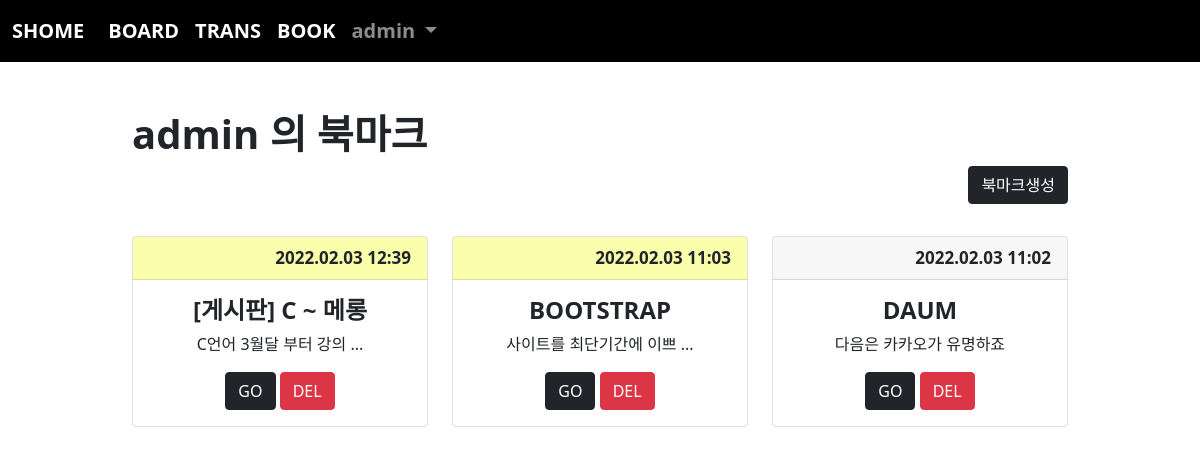
Screenshot of /book/index/ (signed in) with the database file from the repository.
### acc/models.py (models this page shows, shortened)
class User(AbstractUser):
    comment = models.TextField()
    point = models.IntegerField(default=0)
    age = models.IntegerField(default=0)
    pic = models.ImageField(upload_to="user/%y/%m")

### book/models.py (models this page shows, shortened)
class Book(models.Model):
    site_name = models.CharField(max_length=100)
    site_url = models.TextField()
    content = models.TextField()
    user = models.ForeignKey(User, on_delete=models.CASCADE)
    impo = models.BooleanField()
    pubdate = models.DateTimeField()
    def summary(self):
        if len(self.content) > 13:
            return self.content[:13] + " ..."
        return self.content

### book/views.py (the view)
# urls.py: path('index/', views.index, name="index"),
def index(request):
    b = request.user.book_set.all().order_by("-pubdate")
    context = {
        "blist" : b
    }
    return render(request, "book/index.html", context)

### template/book/index.html
{% extends 'base.html' %}
{% block con %}
    <div class="container mt-5 mb-5" style="width: 80%;">
        <h1><b>{{ user }} 의 북마크</b></h1>
        <div class="text-end">
            <a href="{% url 'book:create' %}" class="btn btn-dark">북마크생성</a>
        </div>
        <div class="row mt-3">
            {% for i in blist %}
                <div class="col-lg-4 mt-3">
                    <div class="card">
                        <div class="card-header text-end" style="font-weight: bold; font-size: 17px; {% if i.impo %} background-color:rgba(242, 255, 0, 0.331); {% endif %}">
                            {{ i.pubdate|date:'Y.m.d H:i' }}
                        </div>
                        <div class="card-body text-center">
                            <h4 class="card-title"><b>{{ i.site_name }}</b></h4>
                            <p class="card-text">{{ i.summary }}</p>
                            <a href="{{i.site_url}}" class="btn btn-dark">GO</a>
                            <a href="{% url 'book:delete' i.id %}" class="btn btn-danger">DEL</a>
                        </div>
                    </div>
                </div>
            {% endfor %}
        </div>
    </div>
{% endblock %}

### template/base.html (shortened to what this page needs)
<!doctype html>
<html lang="en">
    <head>
        <link href="https://cdn.jsdelivr.net/npm/bootstrap@5.1.3/dist/css/bootstrap.min.css" rel="stylesheet">
    </head>
    <body>
        {% if user.is_authenticated %}
            <nav class="navbar navbar-expand-lg navbar-dark" style="background-color: rgb(0, 0, 0); font-size: 20px; font-weight: bold;">
                <div class="container-fluid">
                    <a class="navbar-brand" href="{% url 'acc:index' %}">SHOME</a>
                    <div class="collapse navbar-collapse" id="navbarSupportedContent">
                        <ul class="navbar-nav me-auto mb-2 mb-lg-0">
                            <li class="nav-item">
                                <a class="nav-link active" aria-current="page" href="{% url 'board:index' %}">BOARD</a>
                            </li>
                            <li class="nav-item">
                                <a class="nav-link active" aria-current="page" href="{% url 'trans:index' %}">TRANS</a>
                            </li>
                            <li class="nav-item">
                                <a class="nav-link active" aria-current="page" href="{% url 'book:index' %}">BOOK</a>
                            </li>
                            <li class="nav-item dropdown">
                                <a class="nav-link dropdown-toggle" href="#" id="navbarDropdown" role="button" data-bs-toggle="dropdown" aria-expanded="false">
                                    {{ user.username }}
                                </a>
                            </li>
                        </ul>
                    </div>
                </div>
            </nav>
        {% endif %}
        {% if user.is_authenticated %}
            {% block con %}
            {% endblock %}
        {% endif %}
    </body>
</html>

### rows the page displays
User: username "admin"
Book: pubdate "2022.02.03 12:39", site_name "[게시판] C ~ 메롱", summary "C언어 3월달 부터 강의 ..."
Book: pubdate "2022.02.03 11:03", site_name "BOOTSTRAP", summary "사이트를 최단기간에 이쁘 ..."
Book: pubdate "2022.02.03 11:02", site_name "DAUM", summary "다음은 카카오가 유명하죠"
